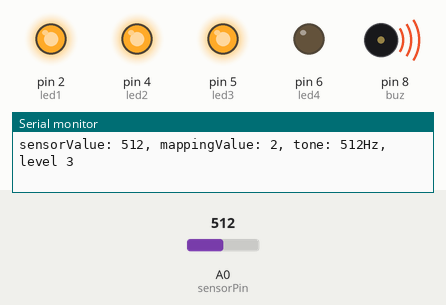
A sketch run on a simulated Arduino Uno, built with avr-gcc and run on an emulated ATmega328P. Shown: output pins drawn as LEDs (lit = HIGH), buzzer (waves = sounding), the last lines printed to the serial monitor. The inputs (shaded band) are chosen by the test bench; at power-on: A0 (sensorPin) = 512.

Above: at 1.2 s.
1.3 s: A0 (sensorPin) set to 501
At 2.5 s:
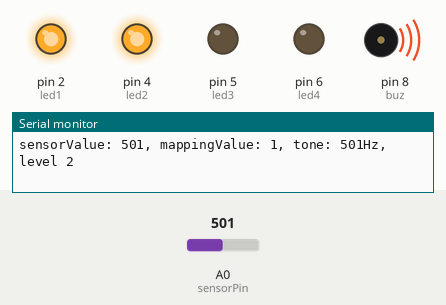
2.8 s: A0 (sensorPin) set to 273
At 3.9 s:
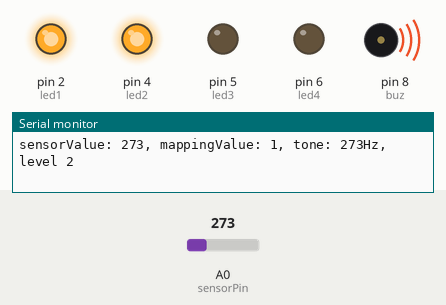
5.8 s: A0 (sensorPin) set to 239
At 6.4 s:
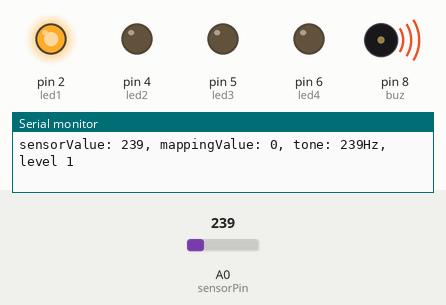
7.3 s: A0 (sensorPin) set to 0
At 8.1 s:
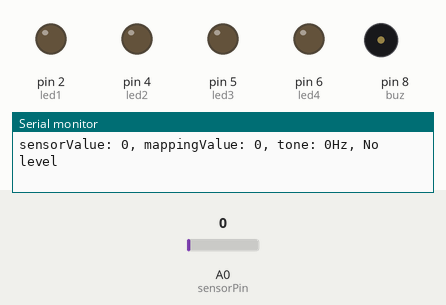
8.8 s: A0 (sensorPin) set to 900
At 9.7 s:
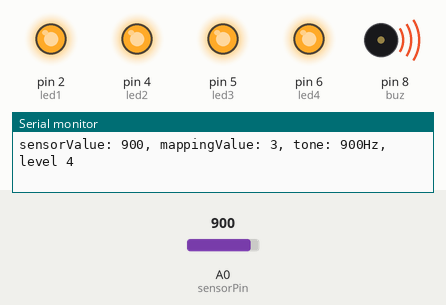
10.3 s: A0 (sensorPin) set to 784
11.8 s: A0 (sensorPin) set to 760
At 13.0 s:
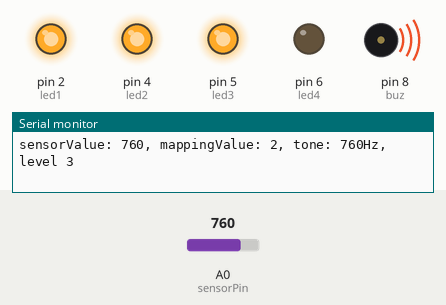
Timing chart, 0 to 14.3 s (numbered marks = the images above; inputs shaded):
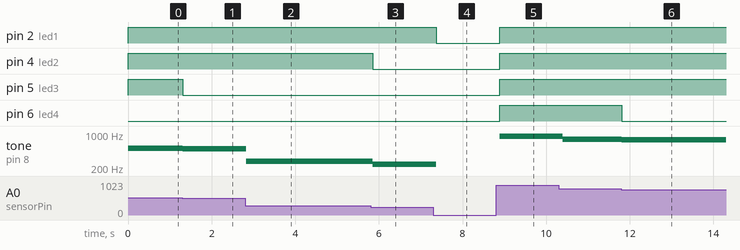

Measured:
- the behaviour switches between 512 and 511 on A0 (sensorPin) (found by bisection; images 0 and 1)
- the behaviour switches between 256 and 255 on A0 (sensorPin) (found by bisection; images 2 and 3)
- after the input at 1.3 s, pin 5 (led3): HIGH → LOW at once; tone on pin 8 (buz): 512 Hz → 501 Hz at once
- after the input at 2.8 s, tone on pin 8 (buz): 501 Hz → 273 Hz at once
- after the input at 5.8 s, pin 4 (led2): HIGH → LOW after 0.06 s; tone on pin 8 (buz): 273 Hz → 239 Hz after 0.06 s
- after the input at 7.3 s, pin 2 (led1): HIGH → LOW after 0.07 s; tone on pin 8 (buz): 239 Hz → silent after 0.07 s
- after the input at 8.8 s, pin 2 (led1), pin 4 (led2), pin 5 (led3), pin 6 (led4): LOW → HIGH after 0.08 s; tone on pin 8 (buz): silent → 900 Hz after 0.08 s
- after the input at 10.3 s, tone on pin 8 (buz): 900 Hz → 784 Hz after 0.10 s
- after the input at 11.8 s, pin 6 (led4): HIGH → LOW at once; tone on pin 8 (buz): 784 Hz → 760 Hz at once

The sketch:

13_AnalogIO3.ino
```cpp
int sensorPin = 0;
int led1 = 2;
int led2 = 4;
int led3 = 5;
int led4 = 6;
int buz = 8;

void setup()
{
  pinMode(led1,OUTPUT);
  pinMode(led2,OUTPUT);
  pinMode(led3,OUTPUT);
  pinMode(led4,OUTPUT);
  pinMode(buz,OUTPUT);
  Serial.begin(9600);
}

void loop()
{
  int sensorValue=0;
  int mappingValue=0;

  sensorValue=analogRead(sensorPin);
  mappingValue=map(sensorValue, 0, 1023, 0, 4);

  Serial.print("sensorValue: ");
  Serial.print(sensorValue);
  Serial.print(", ");
  Serial.print("mappingValue: ");
  Serial.print(mappingValue);
  Serial.print(", ");
  if(sensorValue==0)
  {
    digitalWrite(led1,LOW);
    digitalWrite(led2,LOW);
    digitalWrite(led3,LOW);
    digitalWrite(led4,LOW);
    noTone(buz);
    Serial.print("tone: ");
    Serial.print(sensorValue);
    Serial.print("Hz, ");
    Serial.println("No level");
  }
  else if(mappingValue==0 && sensorValue>0)
  {
    digitalWrite(led1,HIGH);
    digitalWrite(led2,LOW);
    digitalWrite(led3,LOW);
    digitalWrite(led4,LOW);
    tone(buz,sensorValue);
    Serial.print("tone: ");
    Serial.print(sensorValue);
    Serial.print("Hz, ");
    Serial.println("level 1");
  }
  else if(mappingValue==1)
  {
    digitalWrite(led1,HIGH);
    digitalWrite(led2,HIGH);
    digitalWrite(led3,LOW);
    digitalWrite(led4,LOW);
    tone(buz,sensorValue);
    Serial.print("tone: ");
    Serial.print(sensorValue);
    Serial.print("Hz, ");
    Serial.println("level 2");
  }
  else if(mappingValue==2)
  {
    digitalWrite(led1,HIGH);
    digitalWrite(led2,HIGH);
    digitalWrite(led3,HIGH);
    digitalWrite(led4,LOW);
    tone(buz,sensorValue);
    Serial.print("tone: ");
    Serial.print(sensorValue);
    Serial.print("Hz, ");
    Serial.println("level 3");
  }
  else if(mappingValue>=3)
  {
    digitalWrite(led1,HIGH);
    digitalWrite(led2,HIGH);
    digitalWrite(led3,HIGH);
    digitalWrite(led4,HIGH);
    tone(buz,sensorValue);
    Serial.print("tone: ");
    Serial.print(sensorValue);
    Serial.print("Hz, ");
    Serial.println("level 4");
  }
  delay(100);
}
```
